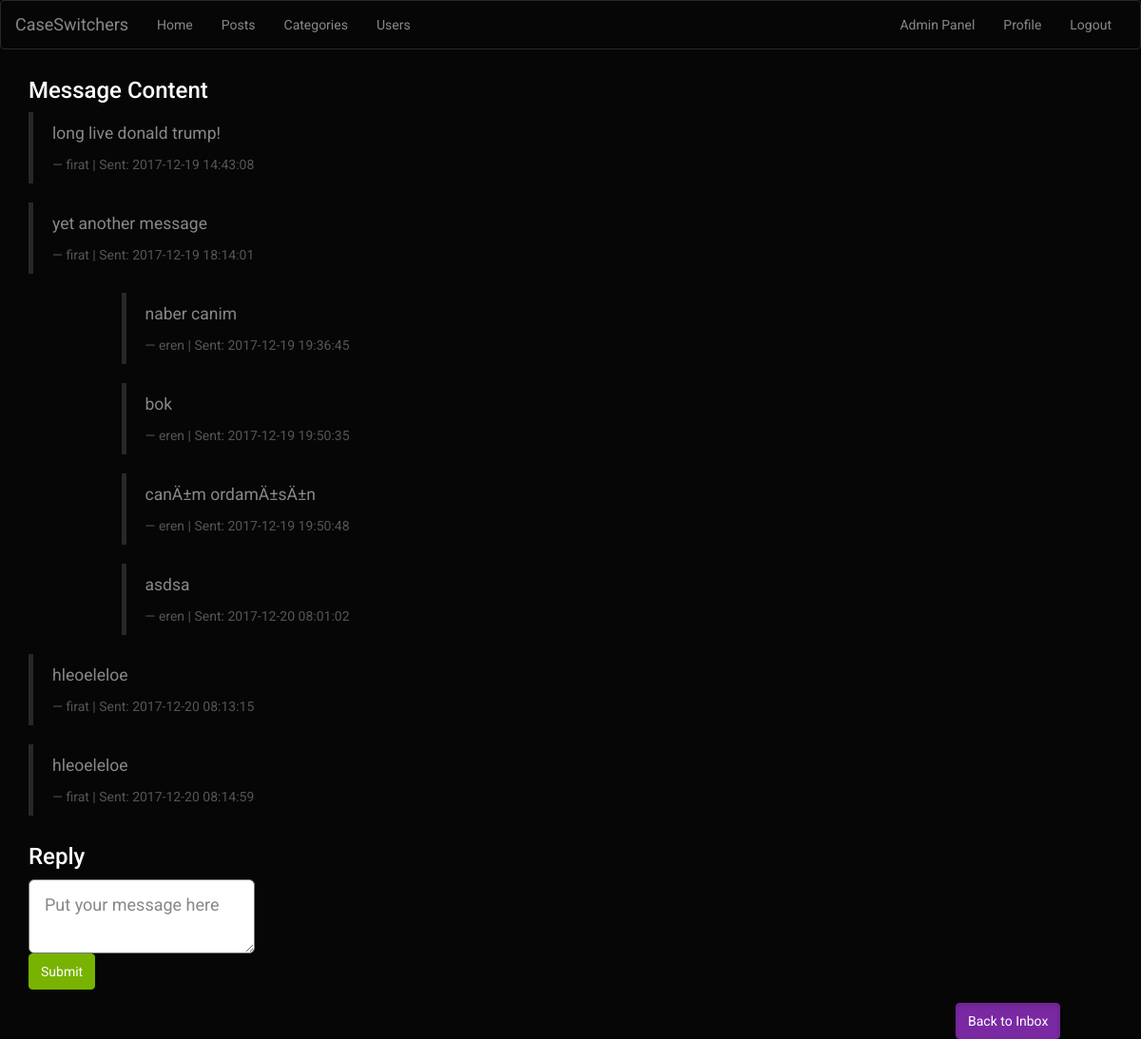
Screenshot of /readmessage.php?id=7 (signed in) with the database file from the repository.
### tables this page shows
CREATE TABLE `messages` (
  `sender_id` int(11) NOT NULL,
  `receiver_id` int(11) NOT NULL,
  `timestamp` timestamp NOT NULL DEFAULT CURRENT_TIMESTAMP ON UPDATE CURRENT_TIMESTAMP,
  `content` mediumtext NOT NULL
);

CREATE TABLE `user` (
  `userID` int(11) NOT NULL,
  `username` varchar(45) NOT NULL,
  `password` varchar(45) NOT NULL,
  `name` varchar(45) DEFAULT NULL,
  `surname` varchar(45) DEFAULT NULL,
  `email` varchar(45) NOT NULL,
  `userlevel` varchar(45) NOT NULL,
  `date_of_registration` timestamp NOT NULL DEFAULT CURRENT_TIMESTAMP ON UPDATE CURRENT_TIMESTAMP,
  `avatarloc` varchar(45) DEFAULT NULL,
  `profile_info` tinytext
);

### public_html/session.php (called while the page is built, shortened)
<?php
    include("connection.php");
    $user_check = $_SESSION['login_user'];
   $ses_sql = mysqli_query($db, "SELECT * FROM user WHERE username = '$user_check'");
   $row = mysqli_fetch_array($ses_sql, MYSQLI_ASSOC);
   $login_id = $row['userID'];
?>

### public_html/readmessage.php (the view, shortened to what this page needs)
<?php
    include("session.php");
    $senderid = mysqli_real_escape_string($db,$_GET["id"]);
?>
<html>
<head>
    <link rel="stylesheet" href="assets/bootstrap/css/bootstrap.min.css">
    <link rel="stylesheet" href="assets/css/user.css">
</head>
<body>
    <nav class="navbar navbar-default">
        <div class="container-fluid">
            <div class="navbar-header">
                <a class="navbar-brand navbar-link" href="index.php">CaseSwitchers </a></div>
            <div class="collapse navbar-collapse" id="navcol-1">
                <ul class="nav navbar-nav">
                    <li role="presentation"><a href="index.php">Home </a></li>
                    <li role="presentation"><a href="posts.php">Posts </a></li>
                    <li role="presentation"><a href="categories.php">Categories </a></li>
                    <li role="presentation"><a href="users.php">Users </a></li>
                </ul>
                <ul class="nav navbar-nav navbar-right">
                    <?php
                        if(isset($_SESSION['admin']))
                        {
                            echo '<li role="presentation"><a href="adminpanel.php">Admin Panel </a></li>';
                        }
                        if(isset($_SESSION['login_user']))
                        {
                            echo '<li role="presentation"><a href="profile.php?id='.$login_id.'">Profile </a></li>';
                            echo '<li role="presentation"><a href="logout.php">Logout </a></li>';
                        }
                    ?>
                </ul>
            </div>
        </div>
    </nav>
    <div class="container">
        <div class="row">
            <div class="col-md-12">
                <h4>Message Content</h4></div>
        </div>
    </div>
    <div class="container">
        <?php
            $query = "SELECT * FROM Messages WHERE ((receiver_id = '$login_id' AND sender_id = '$senderid') OR (receiver_id = '$senderid' AND sender_id = '$login_id')) ORDER BY timestamp ASC";
            $result = $db->query($query);
            if ($result->num_rows > 0) {
                while($row = $result->fetch_assoc()){
                    if($row["receiver_id"] == $login_id){
                        $sender = $row["sender_id"];
                        $query2 = "SELECT username FROM User WHERE userID = '$sender'";
                        $result2 = $db->query($query2);
                        $row2 = $result2->fetch_assoc();
                        echo '<div class="row">
                            <div class="col-md-12">
                                <blockquote>
                                    <p>'.$row["content"].'</p>
                                    <footer>'.$row2["username"].' | Sent: '.$row["timestamp"].'</footer>
                                </blockquote>
                            </div>
                        </div>';
                    }
                    else if($row["sender_id"] == $login_id){
                        $sender = $row["sender_id"];
                        $query2 = "SELECT username FROM User WHERE userID = '$sender'";
                        $result2 = $db->query($query2);
                        $row2 = $result2->fetch_assoc();
                        echo '<div class="row">
                            <div class="col-md-11 col-md-offset-1 col-xs-11 col-xs-offset-1">
                                <blockquote>
                                    <p>'.$row["content"].'</p>
                                    <footer>'.$row2["username"].' | Sent: '.$row["timestamp"].'</footer>
                                </blockquote>
                            </div>
                        </div>';
                    }
                }
            }
        ?>
    </div>
    <div class="container">
        <form action="" method="post">
            <div class="row">
                <div class="col-md-12">
                    <h4>Reply</h4>
                    <textarea class="input-lg" name="reply">Put your message here</textarea>
                </div>
            </div>
            <div class="row">
                <div class="col-md-12">
                    <button class="btn btn-success" type="submit" name="sendmessage">Submit </button>
                </div>
            </div>
        </form>
        <div class="row">
            <div class="col-md-2 col-md-offset-9 col-md-push-1">
                <a class="btn btn-info active" type="button" href="inbox.php">Back to Inbox  </a>
            </div>
        </div>
    </div>
</body>
</html>

### rows the page displays
messages: content "long live donald trump!", sender.username "firat", timestamp "2017-12-19 14:43:08"
messages: content "yet another message", sender.username "firat", timestamp "2017-12-19 18:14:01"
messages: content "naber canim", sender.username "eren", timestamp "2017-12-19 19:36:45"
messages: content "bok", sender.username "eren", timestamp "2017-12-19 19:50:35"
messages: content "canÄ±m ordamÄ±sÄ±n", sender.username "eren", timestamp "2017-12-19 19:50:48"
messages: content "asdsa", sender.username "eren", timestamp "2017-12-20 08:01:02"
messages: content "hleoeleloe", sender.username "firat", timestamp "2017-12-20 08:13:15"
messages: content "hleoeleloe", sender.username "firat", timestamp "2017-12-20 08:14:59"
